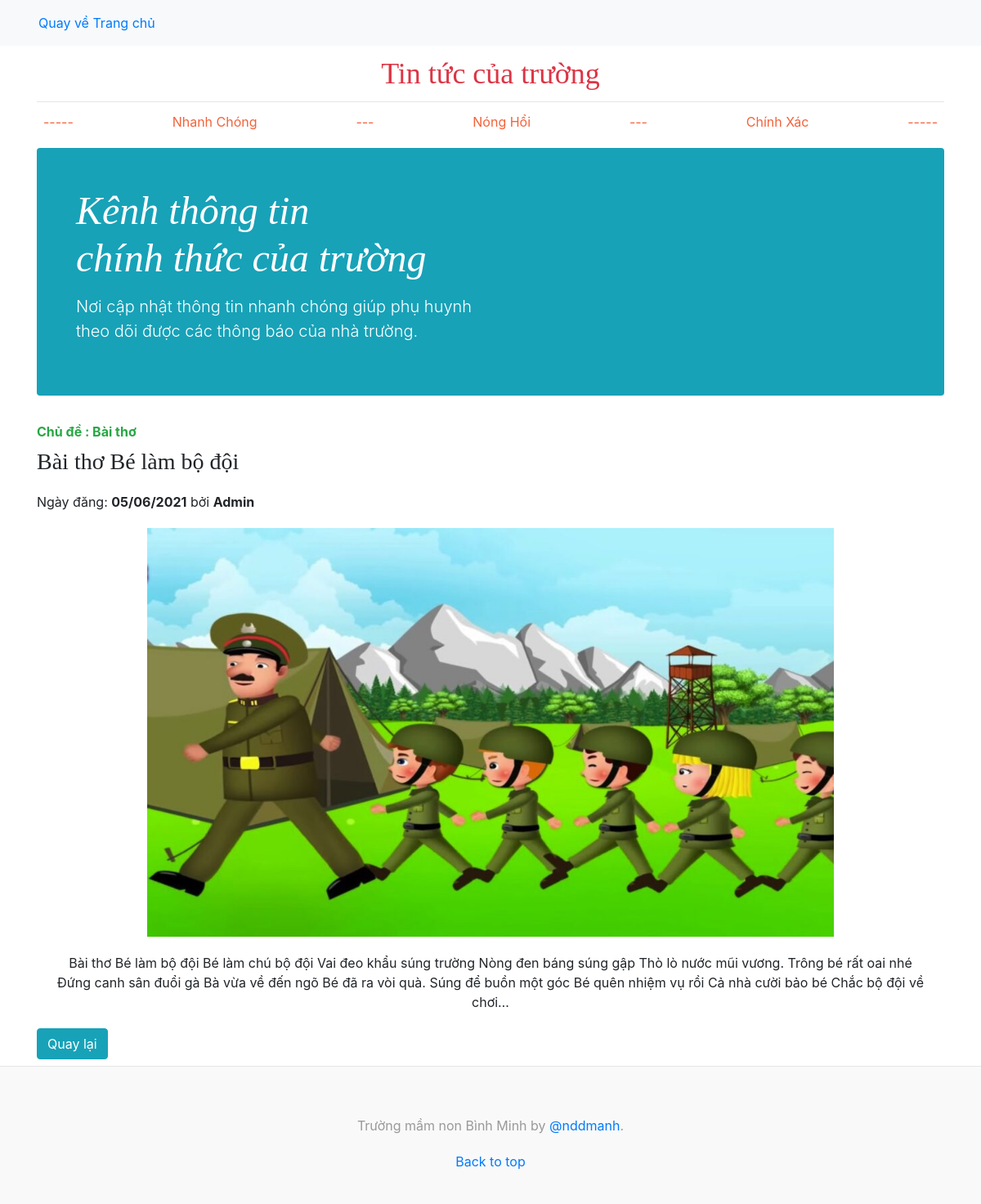
/tintuc.php?action=tinchitiet&idtt=10, run on the app's committed database.
### tables this page shows
CREATE TABLE `tbl_tintuc` (
  `id_tintuc` int(11) NOT NULL,
  `ngay` varchar(255) NOT NULL,
  `chude` varchar(255) NOT NULL,
  `tieude` varchar(255) NOT NULL,
  `tomtat` varchar(255) NOT NULL,
  `noidung` text NOT NULL,
  `hinhanh` varchar(255) NOT NULL
);

### pages/main/tinchitiet.php (the view, shortened to what this page needs)
<?php
    include('./admin/config/config.php');
    $sql_tintuc = "SELECT * FROM tbl_tintuc WHERE id_tintuc = '$_GET[idtt]' LIMIT 1";
    $query_tintuc = mysqli_query($mysqli, $sql_tintuc);
?>
<div class="row mb-2">
    <?php
        while( $row = mysqli_fetch_array($query_tintuc)) {
    ?>
    <div class="col-md-12">
            <strong class="d-inline-block mb-2 text-success"> Chủ đề :  <?php echo $row['chude'] ?> </strong>
            <h3> <?php echo $row['tieude'] ?> </h3>
            <p>Ngày đăng: <strong><?php echo $row['ngay'] ?></strong>  bởi <strong>Admin</strong></p>
            <div class="noidung">
                <img height="500px" src="./admin/modules/quanlytintuc/uploads/<?php echo $row['hinhanh'] ?>" alt="">
                <p> <?php echo $row['noidung'] ?></p>
            </div>
            <a href="?action=tintuc"><button type="button" class="btn btn-info">Quay lại</button> </a>
    </div>
    <?php
        }
    ?>
</div>

### css/tintuc.css (style rules this page uses)
h1, h2, h3, h4, h5, h6 { font-family: "Playfair Display", Georgia, "Times New Roman", serif; }

### pages/main/tinchitiet.php (style rules this page uses)
.noidung { margin: 20px; text-align: center; }
p { margin-top: 20px; }

### data on the page
tbl_tintuc: chude "Bài thơ", tieude "Bài thơ Bé làm bộ đội", ngay "05/06/2021", hinhanh (picture), noidung "Bài thơ Bé làm bộ đội Bé làm chú bộ đội Vai đeo khẩu súng trường Nòng đen báng súng gập Thò lò nước mũi vương. Trông bé rất oai nhé Đứng canh sân đuổi gà Bà vừa về đến ngõ Bé đã ra vòi quà. Súng để buồn một góc Bé quên nhiệm vụ rồi Cả nhà cười bảo bé Chắc bộ đội về chơi…"
